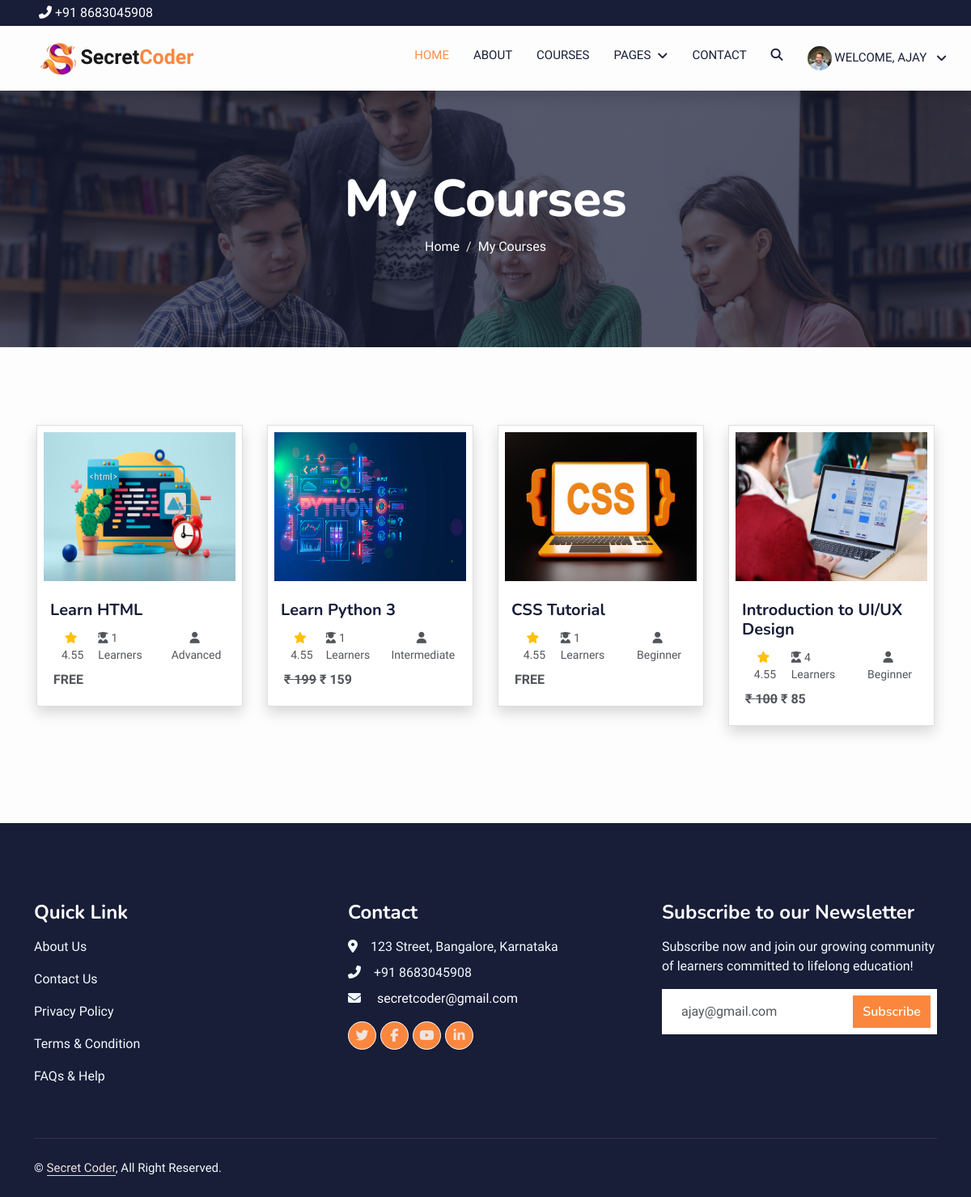
/my-course (signed in), run on the app's committed database.
### coder/models.py (models this page shows, shortened)
class Profile(models.Model):
    profile_image = models.ImageField(
        default='media/default.jpg', upload_to='media', null=True, blank=True)
    user = models.OneToOneField(User, on_delete=models.CASCADE, blank=True,null=True)
    first_name = models.CharField(max_length=100, blank=True,null=True)
    last_name = models.CharField(max_length=100, blank=True,null=True)
    username = models.CharField(max_length=100, blank=True,null=True)
    email = models.CharField(max_length=100,blank=True,null=True)
    phone = models.BigIntegerField(blank=True,null=True)
    desc = models.CharField(max_length=500, blank=True,null=True)

class UserCourse(models.Model):
    user = models.ForeignKey(User, on_delete=models.CASCADE)
    course = models.ForeignKey(Course, on_delete=models.CASCADE)
    paid = models.BooleanField(default=0)
    date = models.DateTimeField(auto_now_add=True)

class Course(models.Model):
    STATUS = (
        ('PUBLISH', 'PUBLISH'),
        ('DRAFT', 'DRAFT'),
    )
    featured_image = models.ImageField(
        upload_to="Media/featured_img", null=True)
    featured_video = models.CharField(max_length=300, null=True)
    title = models.CharField(max_length=500)
    created_at = models.DateField(auto_now_add=True)
    author = models.ForeignKey(Author, on_delete=models.CASCADE, null=True)
    category = models.ForeignKey(Categories, on_delete=models.CASCADE)
    level = models.ForeignKey(Level, on_delete=models.CASCADE, null=True)
    description = models.TextField()
    short_desc = models.TextField(null=True)
    price = models.IntegerField(null=True, default=0)
    discount = models.IntegerField(null=True)
    language = models.ForeignKey(Language, on_delete=models.CASCADE, null=True)
    deadline = models.CharField(max_length=200, null=True)
    slug = models.SlugField(default='', max_length=500, null=True, blank=True)
    status = models.CharField(choices=STATUS, max_length=100, null=True)
    certificate = models.CharField(null=True, max_length=100)
    def get_absolute_url(self):
        from django.urls import reverse
        return reverse('course_details', kwargs={'slug': self.slug})

class Level(models.Model):
    name = models.CharField(max_length=100)
    def __str__(self):
        return self.name

### secretcoder/views.py (the view)
# urls.py: path('my-course', views.my_course, name='my-course'),
@login_required(login_url='login')
def my_course(request):
    course = UserCourse.objects.filter(user=request.user)
    category = Categories.get_all_category(Categories)
    context = {
        'course': course,
        'category': category,
    }
    return render(request, 'course/my_course.html', context)

### coder/models.py (called while the page is built)
    def get_all_category(self):
        return Categories.objects.all().order_by('id')

### coder/templatetags/course_tags.py (called while the page is built)
@register.simple_tag
def discount_calculation(price,discount):
    if discount is None or discount == 0:
        return price
    sellprice = price
    sellprice = price - (price * discount /100)
    return math.floor(sellprice)

### templates/course/my_course.html (shortened to what this page needs)
{% extends 'base.html' %}
{% load static %}
{% load course_tags %}
{% block content %}
<div class="container-fluid bg-primary py-5 mb-5 page-header">
    <div class="container py-5">
        <div class="row justify-content-center">
            <div class="col-lg-10 text-center">
                <h1 class="display-3 text-white animated slideInDown">My Courses</h1>
                <nav aria-label="breadcrumb">
                    <ol class="breadcrumb justify-content-center">
                        <li class="breadcrumb-item"><a class="text-white" href="{% url 'home' %}">Home</a></li>
                        <li class="breadcrumb-item text-white active" aria-current="page">My Courses</li>
                    </ol>
                </nav>
            </div>
        </div>
    </div>
</div>
<div class="container-xxl py-5 wow fadeInUp" data-wow-delay="0.1s">
    <div class="container">
        <div class="row g-4" id="filteredCourse">
            {% for i in course%}
            <div class="col-12 col-md-6 col-xl-3 pb-4 pb-md-7" data-aos="fade-up" data-aos-delay="50"
                style="padding-right:15px;padding-left:15px;">
                <div class="card shadow">
                    <img src="/media/{{i.course.featured_image}}" class="card-img-top p-2" alt="..."
                        style="height: 200px;">
                    <div class="card-body">
                        <h5 class="card-title"><a href="{{i.course.get_absolute_url}}"
                                class="text-dark">{{i.course.title}}</a></h5>
                        <div class="d-flex">
                            <small class="flex-fill text-center py-1 px-1"><i class="fa fa-star text-warning me-1"></i>
                                4.55</small>
                            <small class="flex-fill text-left py-1 px-1"><i
                                    class="fa fa-user-graduate me-1"></i>{{i.course.usercourse_set.all.count}}
                                Learners</small>
                            <small class="flex-fill text-center py-1 px-1"><i
                                    class="fa fa-user me-1"></i>{{i.course.level}}</small>
                        </div>
                        <div class="d-flex justify-content-between">
                            {% if i.course.price == 0 %}
                            <small class="py-1 px-1 fw-bold fs-6 text-center">FREE</small>
                            {% else %}
                            <small class="py-1 px-1 fw-bold fs-6 text-center"><del>₹ {{i.course.price}}</del>
                                 ₹ {% discount_calculation i.course.price i.course.discount %}</small>
                            {% endif %}
                        </div>
                    </div>
                </div>
            </div>
            {% endfor %}
        </div>
    </div>
</div>
{% endblock %}

### templates/components/header.html (shortened to what this page needs)
{% load static %}
<div class="topnav py-1 px-lg-5 px-2 bg-dark d-flex justify-content-between align-items-center">
    <div>
        <a href="" class="text-white"><i class="fa fa-phone-alt me-1"></i>+91 8683045908</a>
    </div>
</div>
<nav class="navbar navbar-expand-lg navbar-light shadow sticky-top p-0" style="background-color: #fdfdfd;">
    <a href="{% url 'home' %}" class="navbar-brand d-flex align-items-center px-4 px-lg-5">
        <p class="m-0 fw-bold" style="font-size: 25px;"><img src="{% static 'img/icon.png' %}" alt=""
                height="50px">Secret<span style="color: #fb873f;">Coder</span></p>
    </a>
    <div class="collapse navbar-collapse" id="navbarCollapse">
        <div class="navbar-nav ms-auto p-4 p-lg-0">
            <a href="{% url 'home' %}" class="nav-item nav-link active">Home</a>
            <a href="{% url 'about' %}" class="nav-item nav-link">About</a>
            <a href="{% url 'courses' %}" class="nav-item nav-link">Courses</a>
            <div class="nav-item dropdown">
                <a href="#" class="nav-link dropdown-toggle" data-bs-toggle="dropdown">Pages</a>
            </div>
            <a href="{% url 'contact' %}" class="nav-item nav-link">Contact</a>
            <a class=" nav-item nav-link d-flex search-mobile text-white-all icon-xs d-none d-sm-none d-md-none d-lg-block"
                data-bs-toggle="collapse" href="#collapseSearchMobile" role="button" aria-expanded="false"
                aria-controls="collapseSearchMobile">
                <i class="fa fa-search"></i>
            </a>
            {% if user.is_authenticated and user.first_name == '' %}
            <div class="nav-item dropdown">
                <a href="#" class="nav-link dropdown-toggle" data-bs-toggle="dropdown">
                    {% if user.profile.profile_image %}
                    <img src="{{user.profile.profile_image.url}}" alt="" name="image" class="rounded-circle"
                        height="30px" width="30px">
                    {% else %}
                    <img src="{% static 'img/default.jpg' %}" alt="" name="image" class="rounded-circle" height="30px"
                        width="30px">
                    {% endif %}
                    Welcome, {{user.username}}
                </a>
            </div>
            {% else %}
            <li class="nav-item px-3">
                <a href="{% url 'register' %}" class="nav-link">
                    <i class="fa fa-user"></i>
                </a>
            </li>
            {% endif %}
        </div>
    </div>
</nav>

### templates/components/footer.html (shortened to what this page needs)
{% load static %}
<div class="container-fluid bg-dark text-light footer pt-5 mt-5 wow fadeIn" data-wow-delay="0.1s">
    <div class="container py-5">
        <div class="row g-5">
            <div class="col-lg-4 col-md-6">
                <h4 class="text-white mb-3">Quick Link</h4>
                <p><a class="text-light" href="{% url 'about' %}">About Us</a></p>
                <p><a class="text-light" href="{% url 'contact' %}">Contact Us</a></p>
                <p><a class="text-light" href="{% url 'privacy_policy' %}">Privacy Policy</a></p>
                <p><a class="text-light" href="{% url 'terms-&-conditions' %}">Terms & Condition</a></p>
                <p><a class="text-light" href="{% url 'faq' %}">FAQs & Help</a></p>
            </div>
            <div class="col-lg-4 col-md-6">
                <h4 class="text-white mb-3">Contact</h4>
                <p class="mb-2"><i class="fa fa-map-marker-alt me-3"></i>123 Street, Bangalore, Karnataka</p>
                <p class="mb-2"><i class="fa fa-phone-alt me-3"></i>+91 8683045908</p>
                <p class="mb-2"><i class="fa fa-envelope me-3"></i><a href="mailto:secretcoder@gmail.com" class="text-white"> secretcoder@gmail.com</a></p>
                <div class="d-flex pt-2">
                    <a class="btn btn-outline-light btn-social" href=""><i
                            class="fab fa-twitter"></i></a>
                    <a class="btn btn-outline-light btn-social" href=""><i class="fab fa-facebook-f"></i></a>
                    <a class="btn btn-outline-light btn-social" href=""><i class="fab fa-youtube"></i></a>
                    <a class="btn btn-outline-light btn-social" href=""><i class="fab fa-linkedin-in"></i></a>
                </div>
            </div>
            <div class="col-lg-4 col-md-6">
                <h4 class="text-white mb-3">Subscribe to our Newsletter</h4>
                <p>Subscribe now and join our growing community of learners committed to lifelong education! </p>
                <div class="position-relative mx-auto" style="max-width: 400px;">
                    <form action="{% url 'subscriber' %}" method="POST">
                        <input class="form-control border-0 w-100 py-3 ps-4 pe-5" type="text" placeholder="Your email"
                            value="{{user.email}}" name="email">
                        <button type="submit"
                            class="btn btn-primary py-2 position-absolute top-0 end-0 mt-2 me-2">Subscribe</button>
                    </form>
                </div>
            </div>
        </div>
    </div>
    <div class="container">
        <div class="copyright">
            <div class="row">
                <div class="col-md-6 text-center text-md-start mb-3 mb-md-0">
                    &copy; <a class="border-bottom" href="{% url 'home' %}">Secret Coder</a>, All Right Reserved.
                </div>
            </div>
        </div>
    </div>
</div>

### static/css/style.css (style rules this page uses)
:root { --primary: #f69050; --light: #F0FBFC; --light: #f0e4de; --dark: #181d38; }
body { background-color: #fdfdfd; }
.btn { background-color: #fb873f; border: none; }
.btn { font-family: 'Nunito', sans-serif; font-weight: 600; transition: .5s; }
.btn.btn-primary, .btn.btn-secondary { color: #FFFFFF; }
.navbar .dropdown-toggle::after { border: none; content: "\f107"; font-family: "Font Awesome 5 Free"; font-weight: 900; vertical-align: middle; margin-left: 8px; }
.navbar-light .navbar-nav .nav-link { margin-right: 30px; padding: 25px 0; color: #FFFFFF; font-size: 15px; text-transform: uppercase; outline: none; }
.navbar-light .navbar-nav .nav-link:hover, .navbar-light .navbar-nav .nav-link.active { color: var(--primary); }
.navbar-light .navbar-brand, .navbar-light a.btn { height: 75px; }
.navbar-light .navbar-nav .nav-link { color: var(--dark); font-weight: 500; }
.navbar-light.sticky-top { top: -100px; transition: .5s; }
.page-header { background: linear-gradient(rgba(24, 29, 56, .7), rgba(24, 29, 56, .7)), url(../img/carousel-1.jpg); background-position: center center; background-repeat: no-repeat; background-size: cover; }
.breadcrumb-item+.breadcrumb-item::before { color: var(--light); }
.footer .btn.btn-social { margin-right: 5px; width: 35px; height: 35px; display: flex; align-items: center; justify-content: center; color: var(--light); font-weight: normal; border: 1px solid #FFFFFF; border-radius: 35px; transition: .3s; }
.footer .copyright { padding: 25px 0; font-size: 15px; border-top: 1px solid rgba(256, 256, 256, .1); }
.footer .copyright a { color: var(--light); }

### data on the page
UserCourse: course.featured_image (picture), course "Learn HTML", course.usercourse_set.all.count "1", course.level "Advanced", shows "FREE"
UserCourse: course.featured_image (picture), course "Learn Python 3", course.usercourse_set.all.count "1", course.level "Intermediate", course.price "199", course.discount "159"
UserCourse: course.featured_image (picture), course "CSS Tutorial", course.usercourse_set.all.count "1", course.level "Beginner", shows "FREE"
UserCourse: course.featured_image (picture), course "Introduction to UI/UX Design", course.usercourse_set.all.count "4", course.level "Beginner", course.price "100", course.discount "85"

### other printed values
{{ user.username }} "AJAY"
